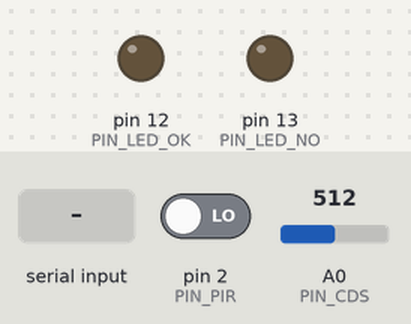
This sketch was run on a simulated Arduino Uno, built with avr-gcc and run on an emulated ATmega328P. Shown: output pins drawn as LEDs (lit = HIGH). Inputs (shaded band) come from the test bench; at power-on: pin 2 (PIN_PIR) LOW, A0 (PIN_CDS) = 512. Random numbers use the default seed unless the sketch sets one; EEPROM starts erased; what the sketch prints to the serial monitor is not drawn.

Above: at 1.2 s.
1.3 s: "OK\n" received over Serial
At 2.1 s:
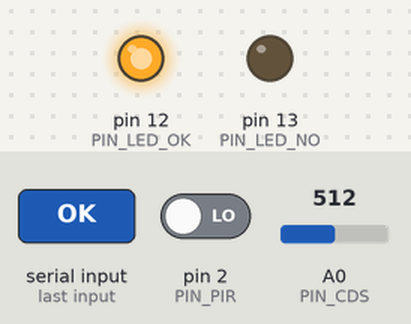
4.2 s: "NO\n" received over Serial
At 5.4 s:
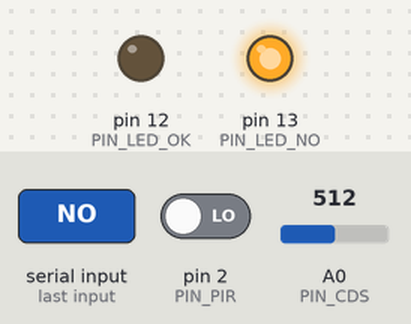
Timing chart, 0 to 7.2 s (numbered marks = the images above; inputs shaded):
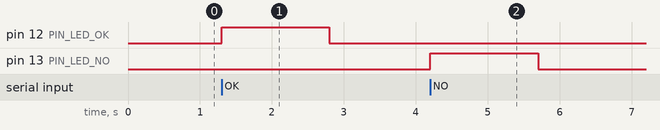

Measured:
- after the input at 1.3 s, pin 12 (PIN_LED_OK): LOW → HIGH at once, → LOW 1.5 s later
- after the input at 4.2 s, pin 13 (PIN_LED_NO): LOW → HIGH at once, → LOW 1.5 s later

The sketch:

uno_sensor_node.ino
```cpp
// M-SPACE 방 장치 (우노용) - 재실 센서 (FR-DEV-101) + 입실 결과 LED
// PIR·조도 값은 바뀔 때와 10초마다 JSON 한 줄로 USB 시리얼에 출력한다. PIR은 마지막 움직임 뒤 2분간 "있음"을 유지한다.
// 중계(노트북·젯슨)가 문 앞 QR 입실 결과를 OK/NO 한 줄로 보내면 LED를 켠다 (판단은 서버만 한다).
// 키패드 체크인은 11/10에 뺐다 (QR 입실만 씀). 그래서 Keypad 라이브러리도 필요 없다.
//
// 배선
//   LED 초록    : D12 -> 220Ω -> LED -> GND
//   LED 빨강    : D13 -> 220Ω -> LED -> GND
//   PIR(SR501)  : VCC -> 5V, GND -> GND, OUT -> D2
//   조도(CDS)   : 5V -> CDS -> A0 -> 10kΩ -> GND  (CDS와 10kΩ 사이를 A0에)
// (레이더는 ESP32 쪽에 단다: firmware/esp32_room_node)

#include <EEPROM.h>

// ---------- 설정값 (방·배선이 바뀌면 여기만 고친다) ----------
const int ROOM_ID = 1;        // 이 장치가 달린 방 번호. 서버의 방 id와 같아야 한다. 방마다 복제할 때 이것만 바꾼다
const int PIN_LED_OK = 12;    // 초록 LED 핀. 입실이 열리면 켠다
const int PIN_LED_NO = 13;    // 빨강 LED 핀. 거부되면 켠다
const unsigned long LED_MS = 1500;  // LED를 켜 두는 시간 (ms)
const int PIN_PIR = 2;        // PIR OUT 핀. 움직임이 있으면 1(HIGH), 없으면 0
const int PIN_CDS = A0;       // 조도 센서 핀. 0~1023, 밝을수록 큼 (위 배선 기준)
const unsigned long SENSOR_BEAT_MS = 10000; // 값이 그대로여도 10초마다 보낸다. core가 "센서가 살아 있다"를 알 수 있게 (1분 안 오면 끊김)
const int LIGHT_DELTA = 50;   // 조도가 50 이상 바뀌면 바로 보낸다. 작은 흔들림마다 보내지 않으려고
const unsigned long PIR_HOLD_MS = 120000; // 마지막 움직임 뒤 2분은 "있음"으로 본다. PIR은 가만히 있는 사람을 못 봐서 (FR-DEV-103 "헷갈리면 있음")

// ---------- 실행 중에 바뀌는 값 ----------
unsigned long bootId;      // 부팅 횟수. 켤 때마다 1씩 늘려 EEPROM에 저장한다. 재부팅으로 seq가 0부터 다시 시작해도 eventId가 겹치지 않게
unsigned long seq = 0;     // 이벤트 순서 번호. 보낼 때마다 1씩 늘어난다
int ledPin = -1;           // 지금 켜져 있는 LED 핀. 꺼져 있으면 -1
unsigned long ledOnAt = 0; // LED를 켠 시각 (millis 기준)
int lastPir = -1;          // 마지막으로 보낸 PIR 값. 처음엔 -1이라 첫 값은 무조건 보낸다
int lastLight = -1000;     // 마지막으로 보낸 조도 값. 처음엔 차이가 커서 무조건 보낸다
unsigned long lastSensorAt = 0; // 마지막으로 센서 값을 보낸 시각 (millis 기준)
unsigned long lastMotionAt = 0; // PIR이 마지막으로 움직임(HIGH)을 본 시각 (millis 기준)
bool motionSeen = false;        // 켜진 뒤 움직임을 한 번이라도 봤는지 (처음부터 2분간 "있음"이 되지 않게)

// 재실 센서 한 줄 출력
// 예: {"eventId":"1-48213-19","roomId":1,"sensorType":"occupancy","pir":1,"light":512,"ms":13000}
//   게이트웨이가 core 형식(kind OCCUPANCY, occupied, sources, observedAt)으로 바꾼다
void sendSensors(int pir, int light) {
  seq++;
  Serial.print("{\"eventId\":\"");
  Serial.print(ROOM_ID); Serial.print('-'); Serial.print(bootId); Serial.print('-'); Serial.print(seq);
  Serial.print("\",\"roomId\":"); Serial.print(ROOM_ID);
  Serial.print(",\"sensorType\":\"occupancy\",\"pir\":"); Serial.print(pir);
  Serial.print(",\"light\":"); Serial.print(light);
  Serial.print(",\"ms\":"); Serial.print(millis());
  Serial.println("}");
}

// loop()마다 불러서 센서를 읽는다. PIR이 바뀌었거나, 조도가 크게 바뀌었거나, 10초가 지났으면 보낸다
// pir 값은 "PIR이 지금 HIGH이거나, 마지막 움직임 뒤 2분이 안 지났으면 1"이다
void updateSensors() {
  if (digitalRead(PIN_PIR) == HIGH) {
    lastMotionAt = millis();
    motionSeen = true;
  }
  if (motionSeen && millis() - lastMotionAt >= PIR_HOLD_MS) motionSeen = false;  // 유지 시간이 끝나면 잊는다 (49일 뒤 millis 되감김 대비)
  int pir = motionSeen ? 1 : 0;
  int light = analogRead(PIN_CDS);
  bool beat = lastPir < 0 || millis() - lastSensorAt >= SENSOR_BEAT_MS;
  if (pir != lastPir || abs(light - lastLight) >= LIGHT_DELTA || beat) {
    sendSensors(pir, light);
    lastPir = pir;
    lastLight = light;
    lastSensorAt = millis();
  }
}

// LED를 켜고 켠 시각만 기억한다. delay()로 멈추지 않아서 그동안에도 센서를 계속 읽는다
void ledOn(int pin) {
  if (ledPin >= 0) digitalWrite(ledPin, LOW);  // 다른 LED가 켜져 있으면 끄고 새로 켠다
  digitalWrite(pin, HIGH);
  ledPin = pin;
  ledOnAt = millis();
}

// loop()마다 불러서 LED_MS가 지났으면 끈다
// millis() - ledOnAt 으로 빼서 비교하면 약 49일 뒤 millis()가 0으로 돌아가도 맞게 계산된다
void updateLed() {
  if (ledPin >= 0 && millis() - ledOnAt >= LED_MS) {
    digitalWrite(ledPin, LOW);
    ledPin = -1;
  }
}

void setup() {
  Serial.begin(115200);         // 중계와 통신 속도. gateway.py의 115200과 같아야 한다
  Serial.setTimeout(50);        // 응답 한 줄을 기다리는 시간. 길면 그동안 센서를 못 읽는다 (기본 1초)
  pinMode(PIN_LED_OK, OUTPUT);  // LED 핀은 쓰기
  pinMode(PIN_LED_NO, OUTPUT);
  pinMode(PIN_PIR, INPUT);      // 센서 핀은 읽기
  EEPROM.get(0, bootId);        // 전원을 꺼도 남는 메모리(EEPROM)에서 지난 부팅 횟수를 읽는다
  if (bootId == 0xFFFFFFFF) {   // 처음 쓰는 보드는 EEPROM이 FF로 차 있다
    // 보드를 새로 바꿔도 예전 보드의 번호와 겹치지 않게 랜덤한 곳에서 시작한다
    randomSeed(analogRead(A5) ^ ((unsigned long)analogRead(A4) << 10) ^ micros());  // 안 꽂힌 핀의 잡음으로 시작점을 섞는다
    bootId = random(1, 1000000) * 1000UL;
  }
  bootId++;
  EEPROM.put(0, bootId);
}

void loop() {
  updateLed();      // 켜 둔 LED가 1.5초 지났으면 끈다 (기다리지 않고 확인만 한다)
  updateSensors();  // PIR·조도가 바뀌었거나 10초 지났으면 보낸다

  // 중계 응답 (문 앞 QR 입실 결과): "OK" 또는 "NO" 한 줄
  if (Serial.available()) {
    String reply = Serial.readStringUntil('\n');  // 중계가 보낸 한 줄
    reply.trim();                                 // 앞뒤 공백·줄바꿈 제거
    if (reply == "OK") ledOn(PIN_LED_OK);
    else if (reply == "NO") ledOn(PIN_LED_NO);
  }
}
```
